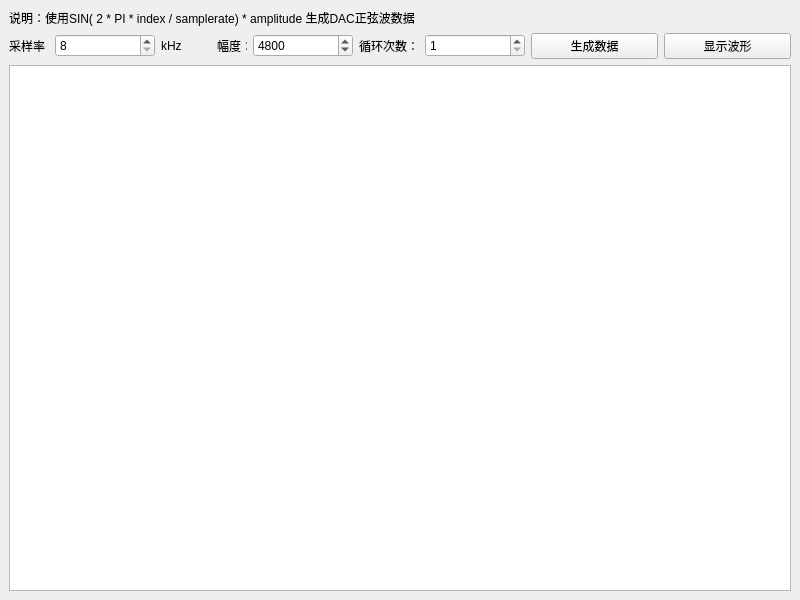
<?xml version="1.0" encoding="UTF-8"?>
<ui version="4.0">
 <class>MainWindow</class>
 <widget class="QMainWindow" name="MainWindow">
  <property name="geometry">
   <rect>
    <x>0</x>
    <y>0</y>
    <width>800</width>
    <height>600</height>
   </rect>
  </property>
  <property name="windowTitle">
   <string>sine_wave_generate</string>
  </property>
  <widget class="QWidget" name="centralwidget">
   <layout class="QVBoxLayout" name="verticalLayout">
    <item>
     <widget class="QLabel" name="label">
      <property name="text">
       <string>说明：使用SIN( 2 * PI * index / samplerate) * amplitude 生成DAC正弦波数据</string>
      </property>
     </widget>
    </item>
    <item>
     <layout class="QHBoxLayout" name="horizontalLayout">
      <item>
       <widget class="QLabel" name="label_2">
        <property name="maximumSize">
         <size>
          <width>40</width>
          <height>16777215</height>
         </size>
        </property>
        <property name="text">
         <string>采样率：</string>
        </property>
       </widget>
      </item>
      <item>
       <widget class="QSpinBox" name="spinBox_samplerate">
        <property name="maximumSize">
         <size>
          <width>100</width>
          <height>16777215</height>
         </size>
        </property>
        <property name="minimum">
         <number>8</number>
        </property>
        <property name="maximum">
         <number>256</number>
        </property>
       </widget>
      </item>
      <item>
       <widget class="QLabel" name="label_4">
        <property name="maximumSize">
         <size>
          <width>50</width>
          <height>16777215</height>
         </size>
        </property>
        <property name="text">
         <string>kHz</string>
        </property>
       </widget>
      </item>
      <item>
       <widget class="QLabel" name="label_3">
        <property name="maximumSize">
         <size>
          <width>30</width>
          <height>16777215</height>
         </size>
        </property>
        <property name="text">
         <string>幅度：</string>
        </property>
       </widget>
      </item>
      <item>
       <widget class="QSpinBox" name="spinBox_amplitude">
        <property name="maximumSize">
         <size>
          <width>100</width>
          <height>16777215</height>
         </size>
        </property>
        <property name="maximum">
         <number>32768</number>
        </property>
        <property name="singleStep">
         <number>1</number>
        </property>
        <property name="value">
         <number>4800</number>
        </property>
       </widget>
      </item>
      <item>
       <widget class="QLabel" name="label_5">
        <property name="maximumSize">
         <size>
          <width>60</width>
          <height>16777215</height>
         </size>
        </property>
        <property name="text">
         <string>循环次数：</string>
        </property>
       </widget>
      </item>
      <item>
       <widget class="QSpinBox" name="spinBox_cycle">
        <property name="maximumSize">
         <size>
          <width>100</width>
          <height>16777215</height>
         </size>
        </property>
        <property name="minimum">
         <number>1</number>
        </property>
        <property name="maximum">
         <number>1024</number>
        </property>
       </widget>
      </item>
      <item>
       <widget class="QPushButton" name="pushButton_generate">
        <property name="text">
         <string>生成数据</string>
        </property>
       </widget>
      </item>
      <item>
       <widget class="QPushButton" name="pushButton_show">
        <property name="text">
         <string>显示波形</string>
        </property>
       </widget>
      </item>
     </layout>
    </item>
    <item>
     <widget class="QTextBrowser" name="textBrowser"/>
    </item>
   </layout>
  </widget>
 </widget>
 <resources/>
 <connections/>
</ui>
